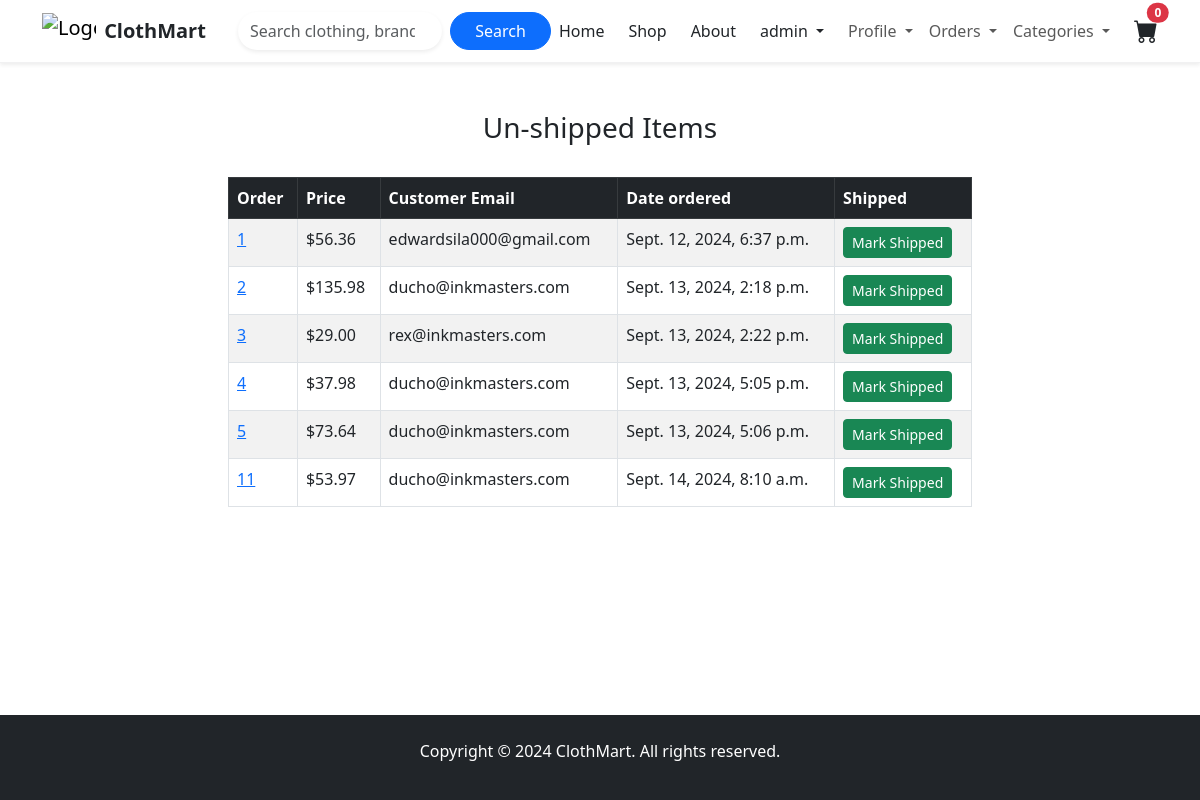
Page /payment/not_shipped_dash (signed in) on the committed database.
### payment/models.py (models this page shows, shortened)
class Order(models.Model):
	user = models.ForeignKey(User, on_delete=models.CASCADE, null=True, blank=True)
	full_name = models.CharField(max_length=250)
	email = models.EmailField(max_length=250)
	shipping_address = models.TextField(max_length=15000)
	amount_paid = models.DecimalField(max_digits=7, decimal_places=2)
	date_ordered = models.DateTimeField(auto_now_add=True)
	shipped = models.BooleanField(default=False)
	date_shipped = models.DateTimeField(blank=True, null=True)

### payment/views.py (the view, shortened to what this page needs)
# urls.py: path('not_shipped_dash', views.not_shipped_dash, name='not_shipped_dash'),
def not_shipped_dash(request):
	if request.user.is_authenticated and request.user.is_superuser:
		orders = Order.objects.filter(shipped=False)
		return render(request, "payment/not_shipped_dash.html", {"orders":orders})
	else:
		messages.success(request, "Access denied")
		return redirect('home')

### cart/cart.py (called while the page is built)
    def __len__(self):
        return len(self.cart)

### cart/context_processors.py (called while the page is built)
def cart(request):
    return {'cart': Cart(request)}

### payment/templates/payment/not_shipped_dash.html (shortened to what this page needs)
{% extends 'base.html' %}
{% block content %}
<div class="container">
    <div class="row">
        <center>
            <div class="col-8">
                <br/><br/>
                <h3>Un-shipped Items</h3>
                <br/>
                    <table class="table table-striped table-hover table-bordered">
                      <thead class="table-dark">
                        <tr>
                          <th scope="col">Order</th>
                          <th scope="col">Price</th>
                          <th scope="col">Customer Email</th>
                          <th scope="col">Date ordered</th>
                           <th scope="col">Shipped</th>
                        </tr>
                      </thead>
                      <tbody>
                        {% for item in orders %}
                        <tr>
                          <td><a href="{% url 'orders' item.id %}">{{ item.id }}</a></td>
                          <td>${{ item.amount_paid }}</td>
                          <td>{{ item.email }}</td>
                          <td>{{ item.date_ordered }}</td>
                          <td>
                              <form method="POST">
                                <button type="submit" class="btn btn-success btn-sm">Mark Shipped</button>
                              </form>
                          </td>
                        </tr>
                        {% endfor %}
                      </tbody>
                    </table>
<br/><br/>
<br/><br/>
<br/><br/>
<br/><br/>
            </div>
       </center>
   </div>
</div>
{% endblock %}

### store/templates/navbar.html (shortened to what this page needs)
{% load static %}
<link href="https://cdn.jsdelivr.net/npm/bootstrap@5.3.0/dist/css/bootstrap.min.css" rel="stylesheet">
<link href="https://cdnjs.cloudflare.com/ajax/libs/bootstrap-icons/1.10.3/font/bootstrap-icons.min.css" rel="stylesheet">
<nav class="navbar navbar-expand-lg navbar-light bg-white shadow-sm sticky-top">
    <div class="container">
        <a class="navbar-brand d-flex align-items-center gap-2" href="{% url 'home' %}">
            <img src="{% static 'assets/logo-small.png' %}" alt="Logo" style="height:36px; width:auto; object-fit:contain;">
            <span class="fw-bold text-dark">ClothMart</span>
        </a>
        <div class="collapse navbar-collapse" id="navbarNav">
            <form class="d-flex ms-3 w-50" role="search" action="{% url 'search' %}" method="get">
                <input class="form-control rounded-pill border-0 shadow-sm me-2" type="search" placeholder="Search clothing, brands, styles..." aria-label="Search" name="q">
                <button class="btn btn-primary rounded-pill px-4" type="submit">Search</button>
            </form>
            <ul class="navbar-nav ms-auto align-items-center">
                <li class="nav-item me-2">
                    <a class="nav-link text-dark" href="{% url 'home' %}">Home</a>
                </li>
                <li class="nav-item me-2">
                    <a class="nav-link text-dark" href="{% url 'category_summary' %}">Shop</a>
                </li>
                <li class="nav-item me-2">
                    <a class="nav-link text-dark" href="{% url 'about' %}">About</a>
                </li>
                {% if user.is_authenticated %}
                <li class="nav-item dropdown me-2">
                    <a class="nav-link dropdown-toggle text-dark" href="#" id="profileDropdown" role="button" data-bs-toggle="dropdown" aria-expanded="false">
                        {{ user.username }}
                    </a>
                </li>
                 <li class="nav-item dropdown">
                    <a class="nav-link dropdown-toggle" href="#" id="profileDropdown" role="button" data-bs-toggle="dropdown" aria-expanded="false">
                        Profile
                    </a>
                </li>
                {% if user.is_superuser %}
                 <li class="nav-item dropdown">
                    <a class="nav-link dropdown-toggle" href="#" id="profileDropdown" role="button" data-bs-toggle="dropdown" aria-expanded="false">
                        Orders
                    </a>
                </li>
                {% endif %}
                {% endif %}
                <li class="nav-item dropdown">
                    <a class="nav-link dropdown-toggle" href="#" id="categoriesDropdown" role="button" data-bs-toggle="dropdown" aria-expanded="false">
                        Categories
                    </a>
                </li>
                <li class="nav-item ms-3">
                    <a class="nav-link position-relative p-0" href="{% url 'cart_summary' %}">
                        <i class="bi bi-cart-fill fs-4 text-dark"></i>
                        <span class="position-absolute top-0 start-100 translate-middle badge rounded-pill bg-danger">{{ cart|length }}</span>
                    </a>
                </li>
            </ul>
        </div>
    </div>
</nav>

### static/css/style.css (style rules this page uses)
:root { --bg: #f6f7f9; --muted: #6b7280; --accent: #1f2937; --primary: #111827; --accent-2: #ef4444; }
body { font-family: 'Inter', system-ui, -apple-system, 'Segoe UI', Roboto, 'Helvetica Neue', Arial; background: var(--bg); color: var(--primary); margin: 0; }
a { color: inherit; }
.navbar { background: #fff; border-bottom: 1px solid rgba(16,24,40,0.06); padding: 0.6rem 0; }
.navbar-brand img { height:36px; }

### rows in the picture
Order: id "1", amount_paid "56.36", email "edwardsila000@gmail.com", date_ordered "Sept. 12, 2024, 6:37 p.m."
Order: id "2", amount_paid "135.98", email "ducho@inkmasters.com", date_ordered "Sept. 13, 2024, 2:18 p.m."
Order: id "3", amount_paid "29.00", email "rex@inkmasters.com", date_ordered "Sept. 13, 2024, 2:22 p.m."
Order: id "4", amount_paid "37.98", email "ducho@inkmasters.com", date_ordered "Sept. 13, 2024, 5:05 p.m."
Order: id "5", amount_paid "73.64", email "ducho@inkmasters.com", date_ordered "Sept. 13, 2024, 5:06 p.m."
Order: id "11", amount_paid "53.97", email "ducho@inkmasters.com", date_ordered "Sept. 14, 2024, 8:10 a.m."

### other values in the picture
{{ user.username }} "admin"
{{ cart|length }} "0"
